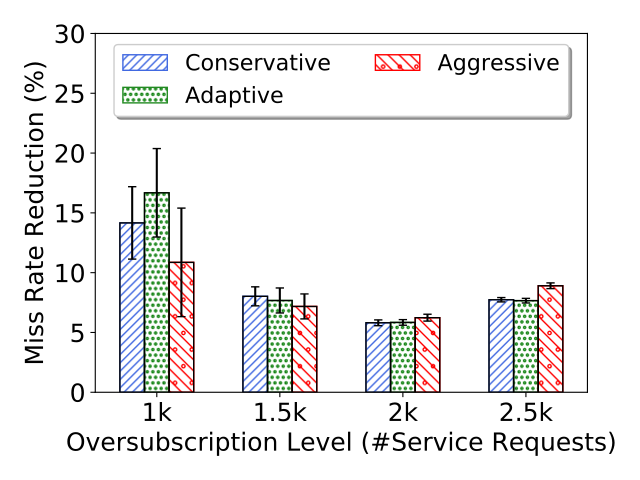

Here is the Python script that generated this plot:
import numpy as np
import matplotlib.pyplot as plt
from scipy import stats
import math
def getMeanAndCI(ontimes,i):
    n, min_max, mean, var, skew, kurt = stats.describe(ontimes)
    std=math.sqrt(var)
    R = stats.norm.interval(0.95,loc=mean,scale=std/math.sqrt(i)) #definition's way
    #R = stats.norm.interval(0.05,loc=mean,scale=std) #dr.Amini's dropbox file way
    diff=mean-R[0]
    print("mean="+str(mean))
    return mean,diff
    #ci=diff/int(i)*100 #dr.Amini's dropbox file way
    #return ci #dr.Amini's dropbox file way

def insMeanAndCI(mean,CI,raw,count,l):
    cin=getMeanAndCI(raw[l],count)
    mean.append(cin[0])
    CI.append(cin[1])

#function specific to each graph, if it need some normalize    
def normalizeSubstract(oldlist,baseline):
    newlist=[]
    sequence=0
    for i in range(len(baseline)):
        newlist.append([])
        mean=sum(baseline[i])/len(baseline[i])
        for j in range(len(baseline[i])):
            newlist[i].append((baseline[i][j]-oldlist[i][j])*100.0/mean )
            #newlist[i].append((baseline[i][j]-oldlist[i][j]) )
            #print("newSeq")
    return newlist

##########start data section
#dump raw data here, so we can calculate both average and confidence interval


#Head=[1.0, 1.4, 1.7, 1.9, 2.0, 2.1, 2.3, 2.6, 3.0, 3.5, 4.0]

#Conservative
Cons_raw=[[283,221,135,369,134,19,298,32,35,500,470,97,295,756,105,697,109,391,131,72,623,506,291,435,170,294,40,74,70,357],[1227,884,1212,1317,1277,1226,1254,1183,818,865,1343,1285,718,1378,1027,1028,886,1026,777,1199,1331,1297,1147,1146,867,1032,1282,1161,1188,734],[1746,1886,1768,1866,1724,1759,1869,1690,1797,1629,1878,1783,1540,1886,1745,1808,1707,1770,1662,1741,1814,1775,1809,1715,1710,1810,1813,1871,1824,1472],[2196,2316,2264,2252,2194,2131,2301,2236,2227,2175,2305,2125,2254,2329,2216,2164,2203,2261,2148,2085,2247,2271,2224,2145,2186,2235,2235,2290,2245,2254]]

#Aggressive
Agg_raw=[[282,219,212,361,465,20,287,37,84,525,446,97,272,762,108,697,110,399,131,82,631,509,231,430,169,279,38,80,76,277],[1201,799,1214,1319,1279,1220,1250,1235,783,862,1334,1285,864,1381,1024,1025,892,1020,779,1182,1336,1301,1106,1149,1011,1077,1297,1150,1202,842],[1726,1885,1765,1840,1730,1753,1857,1685,1784,1626,1867,1789,1542,1871,1707,1798,1710,1772,1657,1715,1811,1782,1799,1682,1696,1811,1746,1875,1799,1547],[2161,2303,2228,2190,2156,2058,2272,2199,2191,2145,2253,2100,2241,2317,2198,2116,2199,2317,2116,2086,2201,2243,2220,2119,2143,2218,2167,2247,2223,2244]]

#Adaptive
Adapt_raw=[[281,218,136,366,136,24,271,35,89,507,455,6,281,760,103,698,108,395,108,89,543,482,284,425,177,320,38,77,99,264],[1197,732,1197,1317,1264,1223,1248,1221,805,864,1343,1280,864,1390,1025,1029,893,1028,779,1182,1330,1291,1149,1149,1039,1037,1285,1161,1191,727],[1726,1886,1773,1844,1705,1772,1861,1706,1770,1631,1879,1803,1550,1886,1762,1794,1709,1775,1650,1745,1824,1786,1808,1716,1707,1815,1814,1866,1828,1458],[2197,2337,2269,2252,2198,2131,2304,2244,2221,2191,2331,2132,2254,2317,2230,2170,2213,2253,2148,2097,2263,2264,2233,2123,2185,2247,2167,2288,2251,2259]]

#Nomerge
Nomerge_raw=[[485,328,256,386,114,57,363,169,94,512,463,99,310,793,116,735,110,394,170,148,873,486,274,461,188,297,38,89,78,440],[1273,1014,1291,1352,1333,1292,1325,1216,862,960,1442,1364,784,1465,1144,1129,1031,1181,900,1340,1414,1437,1377,1019,976,1251,1388,1356,1287,800],[1868,2010,1888,1954,1744,1873,2005,1798,1888,1748,1977,1888,1613,2001,1814,1866,1795,1922,1810,1853,1972,1929,1884,1807,1811,1945,1928,1977,1972,1586],[2360,2514,2458,2443,2445,2272,2485,2440,2391,2391,2496,2280,2447,2522,2389,2336,2365,2404,2363,2324,2453,2485,2385,2315,2335,2429,2423,2445,2498,2415]]









#create array for mean, and confidence interval
Cons=[]
Agg=[]
Adapt=[]
#
Cons_ci=[]
Agg_ci=[]
Adapt_ci=[]
#calculate CI and mean
column=len(Cons_raw)

######## normalize the data
Cons_raw=normalizeSubstract(Cons_raw,Nomerge_raw)
Agg_raw=normalizeSubstract(Agg_raw,Nomerge_raw)
Adapt_raw=normalizeSubstract(Adapt_raw,Nomerge_raw)

#find mean and stdErr
for l in range(column):
    #format: mean array, CI array, raw data, how many trials in the raw data
    #don't forget to change number 30 to number of trials you actually test
    insMeanAndCI(Cons,Cons_ci,Cons_raw,180,l)
    insMeanAndCI(Agg,Agg_ci,Agg_raw,180,l)
    insMeanAndCI(Adapt,Adapt_ci,Adapt_raw,180,l)
    #insMeanAndCI(Nomerge,Nomerge_ci,Nomerge_raw,120,l)
###########################################
# initiation
fig, ax = plt.subplots()
axes = plt.gca()
############
#your main input parameters section
n_groups =3 # number of different data to plot, can change here without removing data
xlabel='Oversubscription Level (#Service Requests)'
#ylabel='DMSP against non merging'
ylabel='Miss Rate Reduction (%)'
n_point = column # number of x ticks to use, must match number of xtick and number of data point
xtick=('1k','1.5k','2k','2.5k')
labels=['Conservative',"Adaptive",'Aggressive']
legendcolumn= 2 #number of column in the legend
data=[Cons,Adapt,Agg]
yerrdata=[Cons_ci,Adapt_ci,Agg_ci]
axes.set_ylim([0,30]) #y axis scale
ticklabelsize=18
axislabelfontsize=18

############
#auto calculated values and some rarely change config, can also overwrite
axes.set_xlim([-0.5, len(xtick)-0.5]) #y axis
font = {'family' : 'DejaVu Sans',
        #'weight' : 'bold',
        'size'   : 16 }
bar_width =1.0/(n_groups+2) 
edgecols=['royalblue','forestgreen','red','mediumblue','orange','pink','limegreen','lightblue','darkgreen'] #prepared 9 colors
#hatch_arr=[".","x"]
hatch_arr=["////","ooo",".\\\\\\","----","**","xxx","+++",".///","////////"] #prepared 9 hatch style
opacity = 1 #chart opacity
offsetindex=(n_groups-1)/2.0


############
#plot section
plt.rc('font', **font)
index = np.arange(n_point)
print("data"+str(data))
print("yerrdata"+str(yerrdata))
for i in range(0,n_groups):
    #draw internal hatch, and labels
    plt.bar(index - (offsetindex-i)*bar_width, data[i], bar_width,
                     alpha=opacity,                 
                     hatch=hatch_arr[i],
                    #color=edgecols[i],
                	 color='white',
		     edgecolor=edgecols[i],
             label=labels[i],
		     lw=1.0,
		     zorder = 0)
    #draw black liner and error bar
    plt.bar(index - (offsetindex-i)*bar_width, data[i], bar_width, yerr =
		    yerrdata[i],                              
                    color='none',
		    error_kw=dict(ecolor='black',capsize=3),
                    edgecolor='k',
		    zorder = 1,
		    lw=1.0)

plt.tick_params(axis='both', which='major', labelsize=ticklabelsize)
plt.tick_params(axis='both', which='minor', labelsize=ticklabelsize)
plt.xlabel(xlabel,fontsize=axislabelfontsize)
plt.ylabel(ylabel,fontsize=axislabelfontsize)
#plt.title('Execution time (deadline sorted batch queue)') #generally, we add title in latex
ax.set_xticks(index)
ax.set_xticklabels(xtick)
ax.legend(loc='upper center', prop={'size': 16},bbox_to_anchor=(0.5, 1.00), shadow= True, ncol=legendcolumn)

plt.tight_layout()
plt.show()
